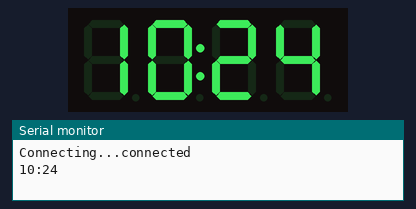
Simulated run of this sketch. Board: ESP8266 (NodeMCU). On the bench: 4-digit seven-segment display, the last lines printed to the serial monitor. WiFi joins after 1.5 s; servers stay silent unless stated; network time is answered at once with the bench clock; the local clock reads 2024-03-15 10:24:30 at power-on unless the sketch sets it.

Above: at 1.6 s.
At 30.5 s:
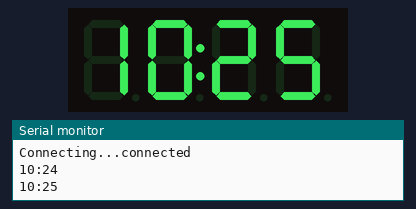
At 59.72 s:
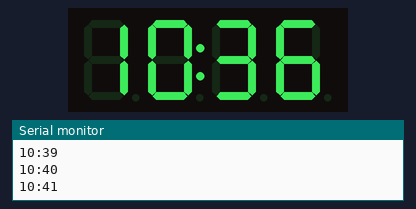
At 80.26 s:
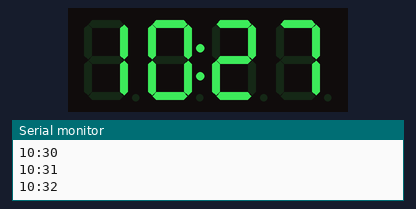
At 105.03 s:
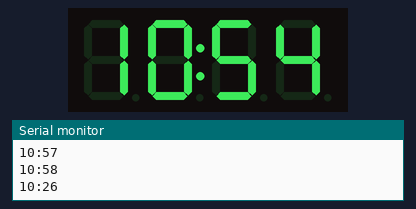
At 129.79 s:
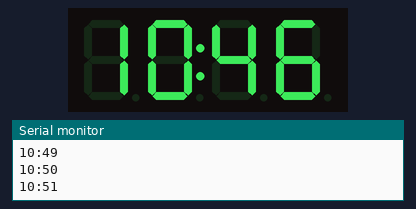

Measured:
- what the display in image 0 shows lasts 28.8 s, from 1.6 s to 30.4 s

The sketch:

esp8266_7SEG_clock.ino
```cpp
// Rayko Panteleev
// ESP8266 ESP-01 Internet real time clock


#include <ESP8266WiFi.h>
#include <WiFiUdp.h>
#include <NTPClient.h>               // Include NTPClient library
#include <Timezone.h>    // https://github.com/JChristensen/Timezone
#include <TM1637Display.h>       // Include LED Display library

const int CLK = 2; // pin D4 NodeMCU or GPIO 2 ESP-01
const int DIO = 0; // pin D3 NodeMCU or GPIO 0 ESP-01
TM1637Display display(CLK, DIO); //init the display.

const char *ssid     = "YOUR_SSID"; //Replace with your Network ID
const char *password = "your_password"; //Replace with your Password

byte second_, minute_, hour_;
byte last_second = 60;
int hours;
int minutes;
int delayPeriod = 59800; // Adjust the offline 1 minute delay duration and sync interval

WiFiUDP ntpUDP;
NTPClient timeClient(ntpUDP, "time.nist.gov", 0, 60000);

// Time Change Rules
TimeChangeRule CEST = {"CEST", Last, Sun, Mar, 3, 120};     // 120 EU Summer Time (UTC +3 Hours);  -240 (UTC -4 Hours)
TimeChangeRule CET = {"CET ", Last, Sun, Oct, 4, 60};       // 60 EU Standard Time (UTC +2 Hours); -300 (UTC -5 Hours)
Timezone CE(CEST, CET);

void setup() {

  Serial.begin(115200);
  display.clear();
  display.setBrightness(1); //set diplay maximum brightness (0-7)

  WiFi.begin(ssid, password);

  Serial.print("Connecting...");
 if (WiFi.waitForConnectResult() != WL_CONNECTED) {
    Serial.println("WiFi Failed!");
    WiFi.reconnect();
  }
  Serial.println("connected");
  WiFi.setAutoReconnect(true);
  WiFi.persistent(true);
  timeClient.begin();
}

void loop() {

ntpClock();
}

void ntpClock(){

  timeClient.update();
  unsigned long unix_epoch = CE.toLocal(timeClient.getEpochTime()); // timeClient.getEpochTime() Get Unix epoch time from the NTP server // CE.toLocal - Timezone + daylight saving correction from Timezone.h

  second_ = second(unix_epoch);
  if (last_second != second_) {

  delayPeriod = delayPeriod -(second_ * 1000); // Sync seconds
    minute_ = minute(unix_epoch);
    hour_   = hour(unix_epoch);

    hours = hour_;
    minutes = minute_;
    last_second = second_;

  }
  // Prints time on the serial monitor
    Serial.print(hours);
    Serial.print(":");
    if (minutes < 10) {
      Serial.print("0");
      Serial.println(minutes);
    }
    else Serial.println(minutes);

  // Prints time on the LED Display
  display.showNumberDecEx(hours,  (0x80 >> 1), false, 2, 0); //Displays the hour value; (0x80 displays colon)
  display.showNumberDec(minutes, true, 2, 2); //Displays the minute value;

  delay(delayPeriod); // Wait 1 min.

  // Offline time
  minutes++;
  if (minutes == 60) {
    minutes = 0;
    hours++;
    if (hours == 24) hours = 0;
  }
}
```
